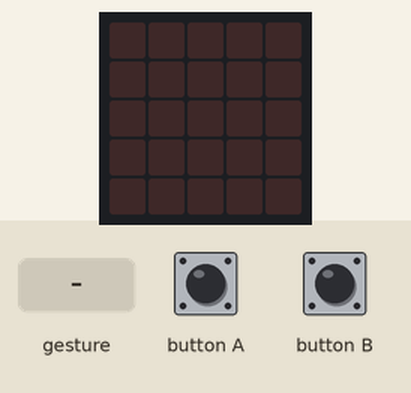
This program was run on a simulated BBC micro:bit (MakeCode). On the bench: the board's 5×5 LED display. The inputs (shaded band) are chosen by the test bench. A tilt is held for 1.5 s and a shake lasts 1 s, then the board lies face up again.

Above: at 1.2 s.
1.3 s: gesture 'shake'
At 2.3 s:
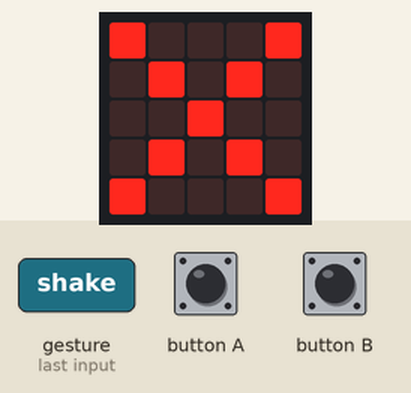
3.0 s: button A pressed for 0.15 s
At 4.2 s:
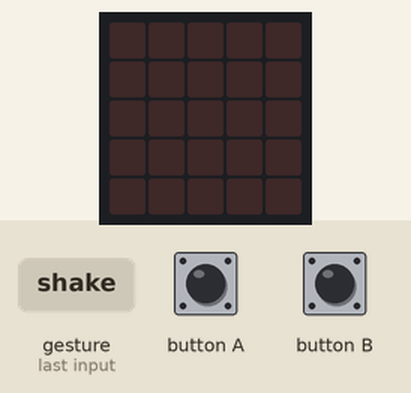
Timing chart, 0 to 6.0 s (numbered marks = the images above; inputs shaded):
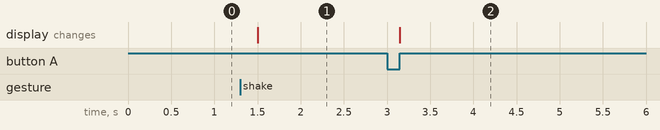

The program:

2.py
```python
def shook():
    basic.show_icon(IconNames.NO)

def button_pushed():
    basic.clear_screen()

input.on_gesture(Gesture.SHAKE, shook)
input.on_button_pressed(Button.A, button_pushed)
input.on_button_pressed(Button.B, button_pushed)
```

Measured:
- after the input at 1.3 s, the display: changes after 0.20 s (image 1)
- after the input at 3.0 s, the display: changes after 0.15 s (image 2)
